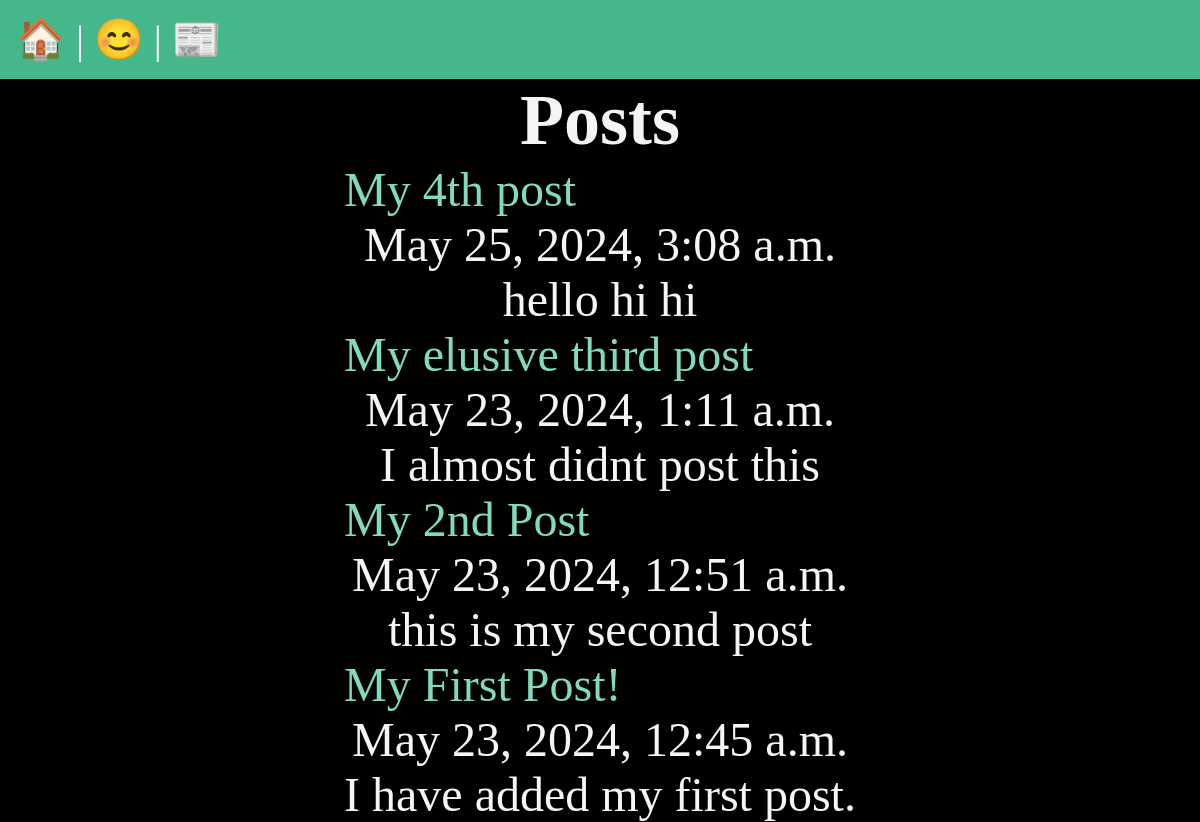
/posts/, run on the app's committed database.
### posts/models.py (models this page shows, shortened)
class Post(models.Model):
    title = models.CharField(max_length=75)
    body = models.TextField()
    slug = models.SlugField()
    date = models.DateTimeField(auto_now_add= True)

### posts/views.py (the view)
# urls.py: path('', views.posts_list, name="list"),
def posts_list(request):
    posts = Post.objects.all().order_by('-date')
    return render(request, 'posts/posts_list.html', { 'posts': posts})

### posts/templates/posts/posts_list.html (shortened to what this page needs)
{% extends 'layout.html' %}
{% block content %}
    <section>
    <h1>Posts</h1>
    {% for post in posts %}
        <article class = "post">
                <a href="{% url 'posts:page' slug=post.slug %}">
                    {{ post.title }}
                </a>
            <p>{{ post.date }}</p>
            <p>{{ post.body }}</p>
        </article>
    {% endfor %}
</section>
{% endblock %}

### templates/layout.html (shortened to what this page needs)
<!DOCTYPE html>
{% load static %}
<html lang="en">
<head>
    <link rel="stylesheet" href="{% static 'css/style.css' %}">
</head>
<body>
    <nav>
        <a href="/">
            <span role="img" aria-label="Home">🏠</span>
        </a> |
        <a href="/about">😊</a> |
        <a href="{% url 'posts:list' %}">📰</a>
    </nav>
    <main>
            {% block content %}
            {% endblock %}
    </main>
</body>
</html>

### static/css/style.css (style rules this page uses)
* { margin:0; padding:0; box-sizing: border-box; }
body { min-height: 100vh; display: flex; place-content: center; font-size: 3rem; background-color: black; color: whitesmoke; flex-flow: column; }
nav { padding: 1rem; background-color: #44B78B; color: white; font-size: 2.5rem; }
main { flex-grow: 1; display: grid; place-content: center; }
h1, p { text-align: center; }
a { text-decoration: none; color: #81DBB8; }

### data on the page
Post: title "My 4th post", date "May 25, 2024, 3:08 a.m.", body "hello hi hi"
Post: title "My elusive third post", date "May 23, 2024, 1:11 a.m.", body "I almost didnt post this"
Post: title "My 2nd Post", date "May 23, 2024, 12:51 a.m.", body "this is my second post"
Post: title "My First Post!", date "May 23, 2024, 12:45 a.m.", body "I have added my first post."
